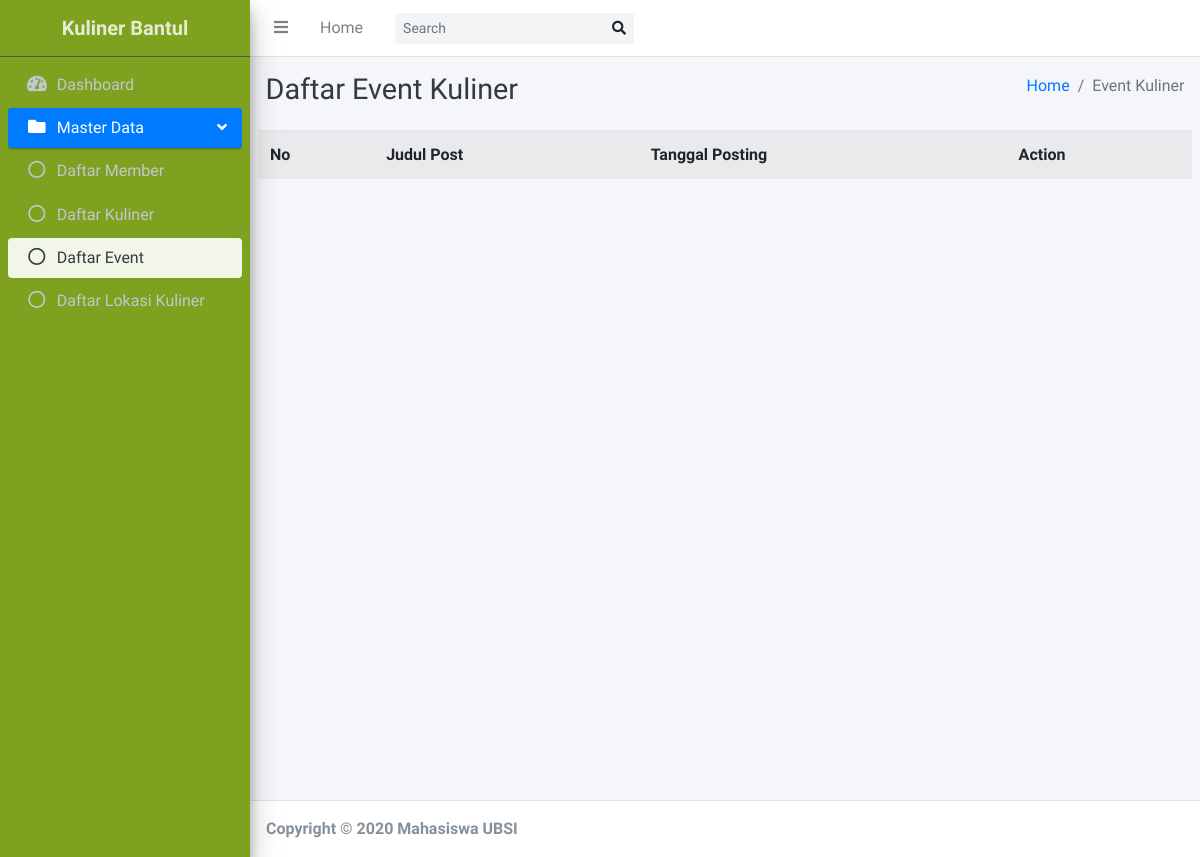
The page /index.php/admin/daftar_event_kuliner on the database as committed earlier.
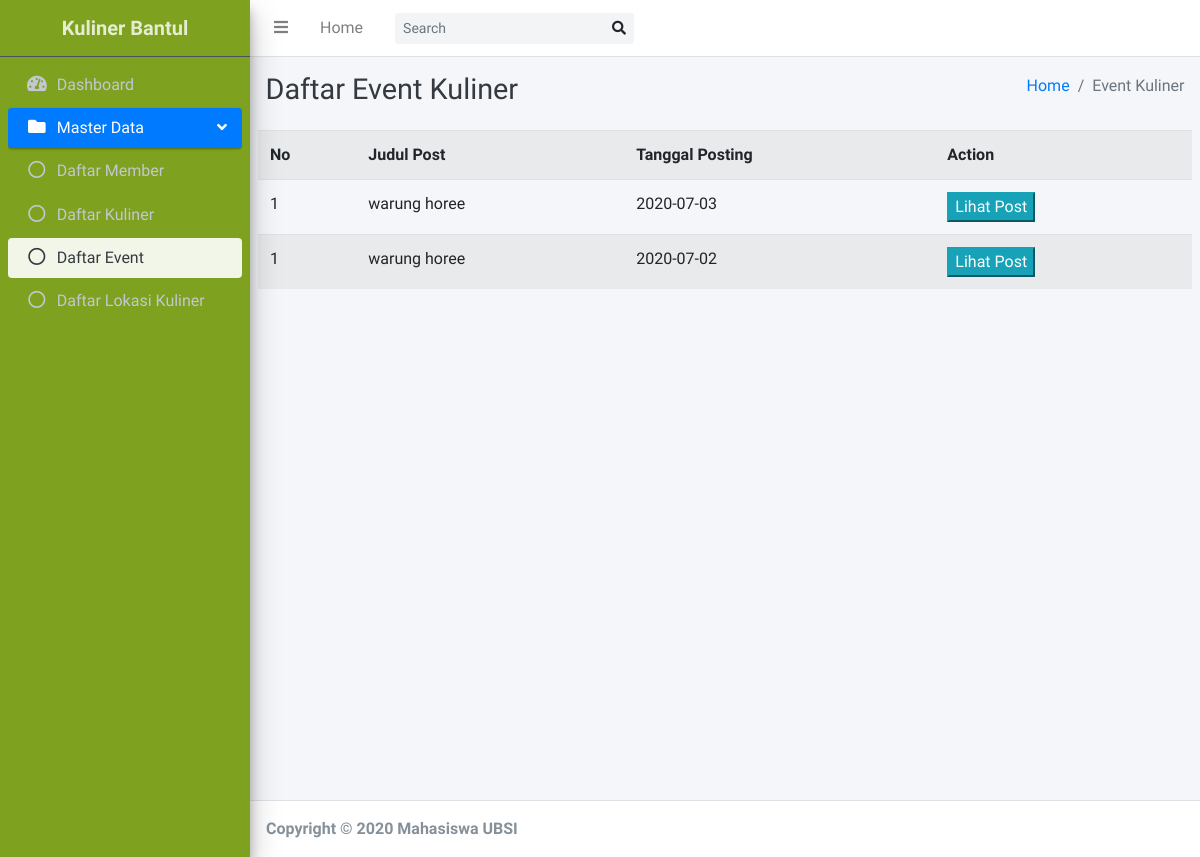
The same page on the database as committed later.
### tables this page shows
CREATE TABLE `post` (
  `id_post` varchar(40) NOT NULL,
  `id_user` varchar(50) NOT NULL,
  `id_jenis_post` varchar(40) NOT NULL,
  `judul_post` varchar(250) NOT NULL,
  `alamat` varchar(300) NOT NULL,
  `konten` varchar(4000) NOT NULL,
  `jam_buka` varchar(30) DEFAULT NULL,
  `tanggal` varchar(50) DEFAULT NULL,
  `tanggal_posting` varchar(40) NOT NULL,
  `approved` int(11) NOT NULL
);

### application/controllers/Admin.php (called while the page is built, shortened)
<?php
class Admin extends CI_Controller
{
    public function daftar_event_kuliner()
    {
        $data['event_kuliner'] = $this->PostModel->get_post_event_kuliner()->result_array();
        $this->load->view('templates/admin-header');
        $this->load->view('templates/admin-sidebar');
        $this->load->view('admin/daftar_event_kuliner',$data);
        $this->load->view('templates/admin-footer');
    }
}

### index.php (called while the page is built, shortened)
<?php
require_once BASEPATH.'core/CodeIgniter.php';

### application/models/PostModel.php (called while the page is built, shortened)
<?php
class PostModel extends CI_Model
{
    public function get_post_event_kuliner()
    {
        $this->db->select('nama_user,tanggal,tanggal_posting,username,username,image,post.id_post,post.id_user,id_jenis_post,judul_post,alamat,konten,id_map,latitude,longitude');
        $this->db->from('post');
        $this->db->join('maps', 'post.id_post = maps.id_post');
        $this->db->join('user', 'post.id_user = user.id_user');
        $this->db->where('id_jenis_post', 'evt1587608520');
        $this->db->where('approved', '1');
        $this->db->order_by('tanggal_posting', 'DESC');
        return $this->db->get();
    }
}

### application/views/admin/daftar_event_kuliner.php (the view)
<div class="content-wrapper">
	<div class="content-header">
		<div class="container-fluid">
			<div class="row mb-2">
				<div class="col-sm-6">
					<h1 class="m-0 text-dark">Daftar Event Kuliner</h1>
				</div>
				<div class="col-sm-6">
					<ol class="breadcrumb float-sm-right">
						<li class="breadcrumb-item"><a href="<?= base_url('admin') ?>">Home</a></li>
						<li class="breadcrumb-item active">Event Kuliner</li>
					</ol>
				</div>
			</div>
		</div>
	</div>
	<div class="content">
		<div class="row">
			<div class="col">
				<table class="table table-striped">
					<tr>
						<th>No</th>
						<th>Judul Post</th>
						<th>Tanggal Posting</th>
						<th>Action</th>
					</tr>
					<?php foreach ($event_kuliner as $kuliner) : ?>
					<?php $no = 1 ?>
					<tr>
						<td><?= $no ?></td>
						<td><?= $kuliner['judul_post'] ?></td>
						<td><?= date('Y-m-d', $kuliner['tanggal_posting']) ?></td>
						<td><button
								onclick="window.location.href = '<?= base_url('admin/preview_post/') . $kuliner['id_post'] . '/' . $kuliner['id_jenis_post'] ?>'"
								class="btn-info mr-1">Lihat Post</button></td>
					</tr>
					<?php endforeach ?>
				</table>
			</div>
		</div>
	</div>
</div>

Rows that differ between the two databases and show on the page:
added post: no "1", judul_post "warung horee", tanggal_posting "2020-07-03"
added post: no "1", judul_post "warung horee", tanggal_posting "2020-07-02"
